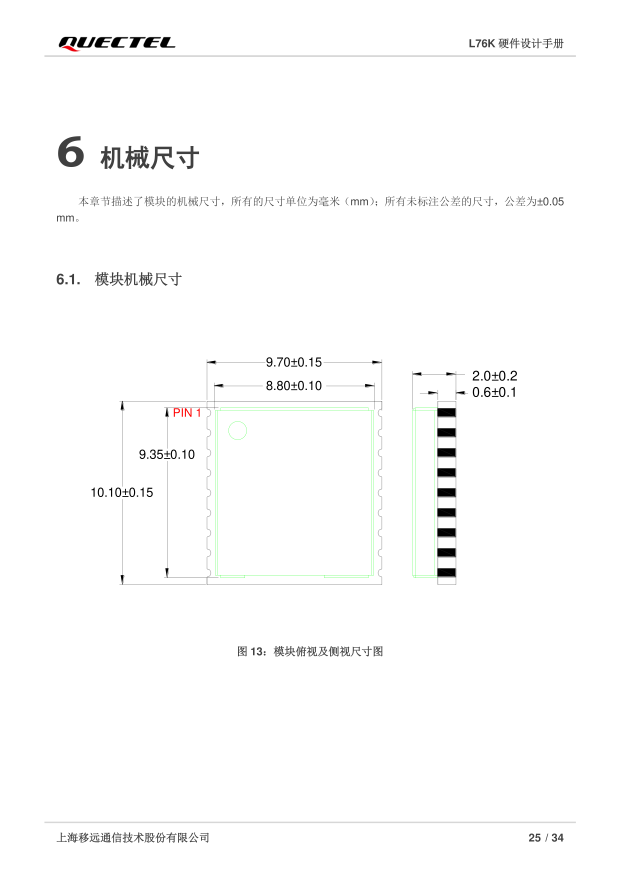
#> input picture ST909B-4G/Datasheet/pdf_render/C2916234_p26_300dpi.png, 2481 x 3508 px, found by its file name (shown at 1/4 size)
$ python p26_green_detail2.py
#> lines starting #> are read from the running program, lines starting #| are printed output that depends on the picture; after the words box and inside, x2 and y2 are one past the last pixel; in counts of white or black regions, pixels touching at a corner belong together
# Precise green-band measurement, fixed mm conversion (indices are tv-relative).
import numpy as np
from PIL import Image

im = Image.open(r'D:\Tracker\ST909B-4G\Datasheet\pdf_render\C2916234_p26_300dpi.png').convert('RGB')
#> im is the input picture: PIL image 2481x3508 RGB; mean R, G, B 251.6, 251.7, 251.6
a = np.array(im).astype(int)
R, G, B = a[..., 0], a[..., 1], a[..., 2]
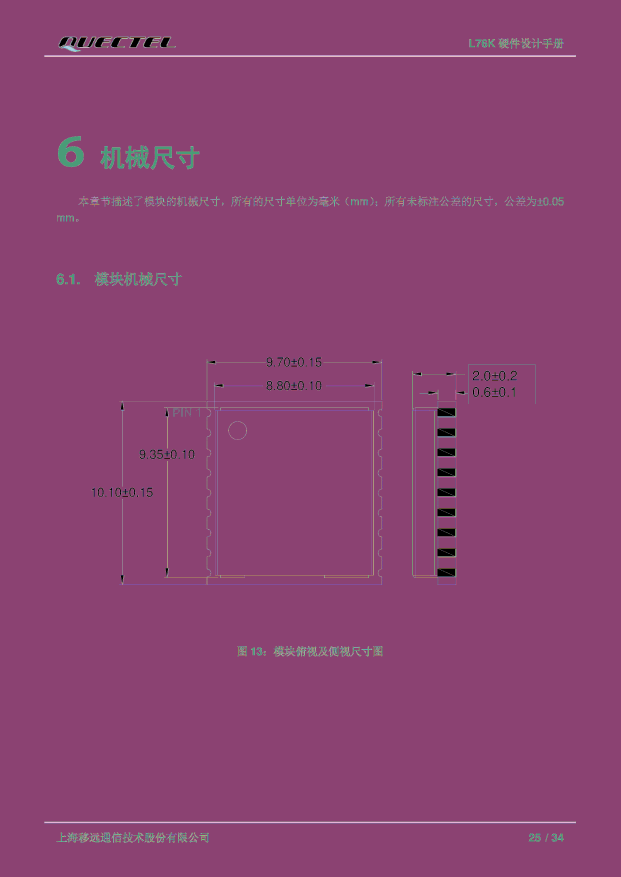
#> R: shape (3508, 2481) int64 (shown at 1/4 size); 256 distinct labels, from 0 to 255; one colour per label, 0 black
#> G: shape (3508, 2481) int64; 256 distinct labels, from 0 to 255
#> B: shape (3508, 2481) int64; 256 distinct labels, from 0 to 255
green = (G > 120) & (R < 120) & (B < 120)
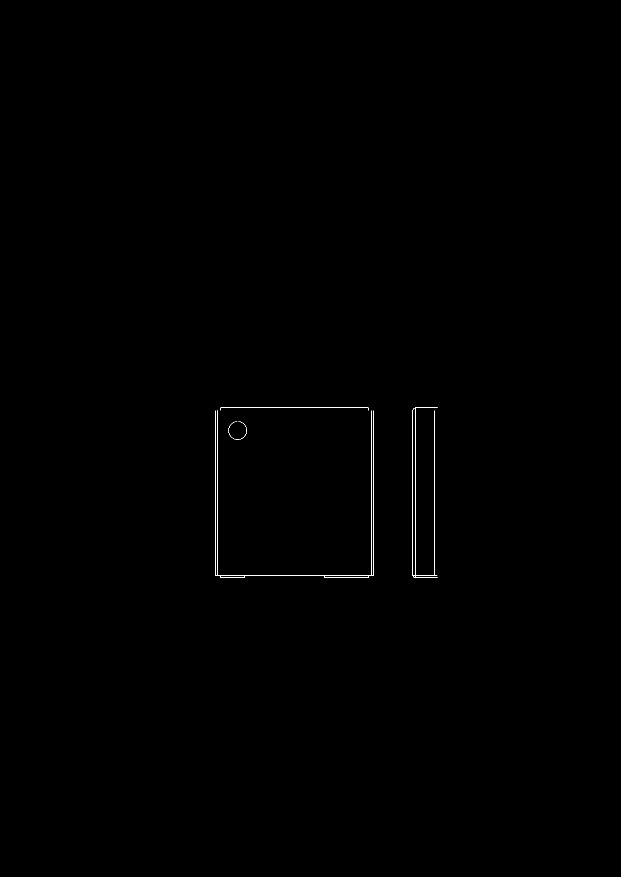
#> green: shape (3508, 2481) bool (shown at 1/4 size); 0.08% white in thin lines or dots, all inside (x1, y1, x2, y2) = (860, 1631, 1751, 2312)

SX = 636 / 9.70
SY = 680 / 10.10
X0, Y0 = 860, 1631
tv = green[Y0:Y0 + 681, X0:X0 + 637]
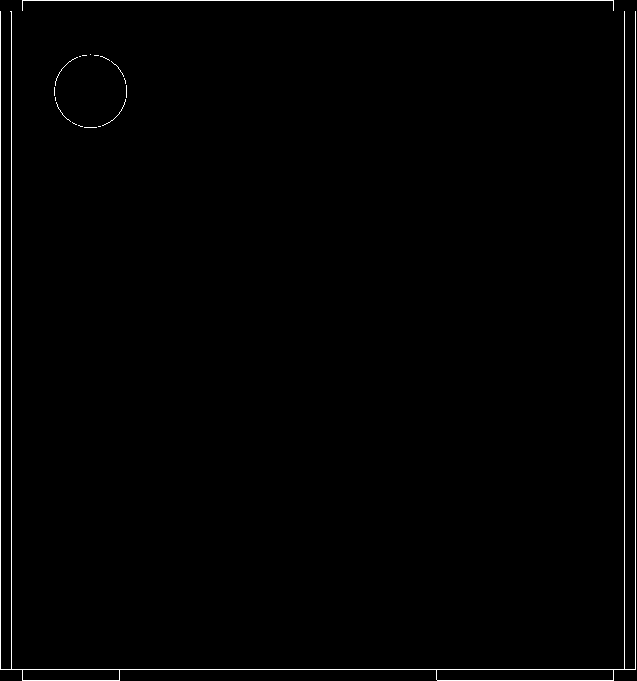
#> tv: shape (681, 637) bool; 1% white in thin lines or dots

def mx(i): return i / SX
def my(i): return i / SY

# 1) LEFT pad strip: rows with green in x [3..12] px
band = tv[:, 3:12]
rowsum = band.sum(axis=1)
#> rowsum = 681 values, max 9 at index 669, min 0 at index 0, mean 0.981
rows = np.nonzero(rowsum >= 5)[0]
#> rows = [669]
print('LEFT strip rows present: y %.3f..%.3f mm (n=%d)' % (my(rows.min()), my(rows.max()), len(rows)))
#| LEFT strip rows present: y 9.937..9.937 mm (n=1)
# per-row x extent: for those rows, how far does green extend from x=0?
ext = []
for y in rows:
    xs = np.nonzero(tv[y, :60])[0]
    if len(xs):
        ext.append(xs.max())
#> this loop made 1 pass
#> after the loop, ext = [59]
ext = np.array(ext)
print('  per-row left green max-x: median %.3f mm (p10 %.3f, p90 %.3f)' % (
    np.median(ext) / SX, np.percentile(ext, 10) / SX, np.percentile(ext, 90) / SX))
#|   per-row left green max-x: median 0.900 mm (p10 0.900, p90 0.900)

# 2) RIGHT pad strip
band = tv[:, 637 - 12:637 - 3]
rowsum = band.sum(axis=1)
#> rowsum = 681 values, max 9 at index 669, min 0 at index 0, mean 0.0132
rows = np.nonzero(rowsum >= 5)[0]
print('RIGHT strip rows present: y %.3f..%.3f mm (n=%d)' % (my(rows.min()), my(rows.max()), len(rows)))
#| RIGHT strip rows present: y 9.937..9.937 mm (n=1)
ext = []
for y in rows:
    xs = np.nonzero(tv[y, 577:])[0]
    if len(xs):
        ext.append(xs.min())
#> after the loop, ext = [0]
ext = np.array(ext)
print('  per-row right green min-x from right edge: median %.3f mm (p10 %.3f, p90 %.3f)' % (
    (637 - np.median(ext)) / SX, (637 - np.percentile(ext, 10)) / SX, (637 - np.percentile(ext, 90)) / SX))
#|   per-row right green min-x from right edge: median 9.715 mm (p10 9.715, p90 9.715)

# 3) TOP band: rows 0..60: x-extent excluding the side strips (x 30..590)
band = tv[0:60, 30:600]
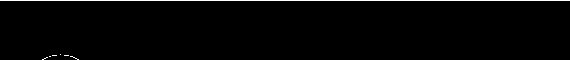
#> band: shape (60, 570) bool; 1.7% white in thin lines or dots
rowsum = band.sum(axis=1)
#> rowsum = 60 values, max 570 at index 0, min 0 at index 1, mean 9.97
rows = np.nonzero(rowsum > 10)[0]
#> rows = [0]
print('TOP band rows: %s (y %.3f..%.3f)' % (rows, my(rows.min()) if len(rows) else -1, my(rows.max()) if len(rows) else -1))
#| TOP band rows: [0] (y 0.000..0.000)
for y in rows:
    xs = np.nonzero(tv[y, :])[0]
    print('   row %d (y=%.3f): x %.3f..%.3f n=%d' % (y, my(y), mx(xs.min()), mx(xs.max()), len(xs)))
#> this loop made 1 pass
#|    row 0 (y=0.000): x 0.336..9.349 n=592

# 4) BOTTOM band rows 620..680
band = tv[620:681, 30:600]
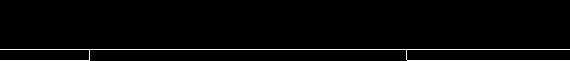
#> band: shape (61, 570) bool; 2.4% white in thin lines or dots, all inside (x1, y1, x2, y2) = (0, 49, 570, 61)
rowsum = band.sum(axis=1)
#> rowsum = 61 values, max 570 at index 49, min 0 at index 0, mean 13.82
rows = np.nonzero(rowsum > 10)[0] + 620
#> rows = [669, 680]
print('BOTTOM band rows: %s' % rows)
#| BOTTOM band rows: [669 680]
for y in rows:
    xs = np.nonzero(tv[y, :])[0]
    # find runs
    runs = []
    prev = -10
    for x in xs:
        if x - prev > 3:
            runs.append([x, x])
        else:
            runs[-1][1] = x
        prev = x
    print('   row %d (y=%.3f): runs %s' % (y, my(y), [('%.3f..%.3f' % (mx(s), mx(e))) for s, e in runs]))
#> this loop made 2 passes
#> y on passes 1 to 2: 669, 680
#|    row 669 (y=9.937): runs ['0.000..9.685']
#|    row 680 (y=10.100): runs ['0.336..1.815', '6.665..9.349']

# 5) circle center/diameter
reg = tv[int(0.6 * SY):int(2.8 * SY), int(0.6 * SX):int(3.0 * SX)]
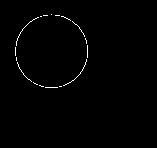
#> reg: shape (148, 157) bool; 0.79% white in thin lines or dots, all inside (x1, y1, x2, y2) = (15, 14, 88, 88)
ys, xs = np.nonzero(reg)
#> ys = 184 values from 14 to 87; xs = 184 values, max 87 at index 79, min 15 at index 81, mean 51.29
print('circle: x %.3f..%.3f (d %.3f)  y %.3f..%.3f (d %.3f)  center (%.3f, %.3f)' % (
    mx(0.6 * SX + xs.min()), mx(0.6 * SX + xs.max()), (xs.max() - xs.min()) / SX,
    my(0.6 * SY + ys.min()), my(0.6 * SY + ys.max()), (ys.max() - ys.min()) / SY,
    mx(0.6 * SX + (xs.min() + xs.max()) / 2), my(0.6 * SY + (ys.min() + ys.max()) / 2)))
#| circle: x 0.829..1.927 (d 1.098)  y 0.808..1.892 (d 1.084)  center (1.378, 1.350)
